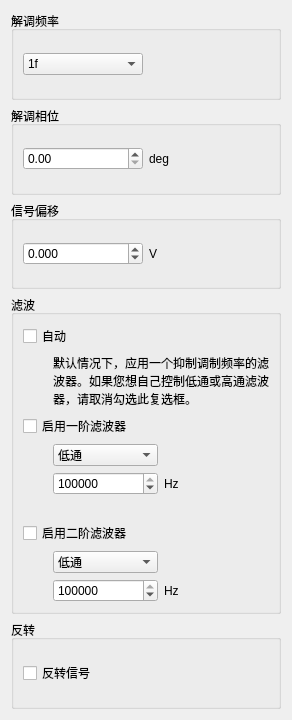
<?xml version="1.0" encoding="UTF-8"?>
<ui version="4.0">
 <class>Form</class>
 <widget class="QWidget" name="Form">
  <property name="geometry">
   <rect>
    <x>0</x>
    <y>0</y>
    <width>292</width>
    <height>720</height>
   </rect>
  </property>
  <property name="sizePolicy">
   <sizepolicy hsizetype="Preferred" vsizetype="Preferred">
    <horstretch>0</horstretch>
    <verstretch>0</verstretch>
   </sizepolicy>
  </property>
  <property name="minimumSize">
   <size>
    <width>100</width>
    <height>100</height>
   </size>
  </property>
  <property name="windowTitle">
   <string>Form</string>
  </property>
  <layout class="QVBoxLayout" name="verticalLayout">
   <item>
    <widget class="QGroupBox" name="groupBox_7">
     <property name="title">
      <string>解调频率</string>
     </property>
     <layout class="QVBoxLayout" name="verticalLayout_13">
      <item>
       <layout class="QHBoxLayout" name="horizontalLayout_5">
        <item>
         <widget class="QComboBox" name="demodulationFrequencyComboBox">
          <property name="styleSheet">
           <string notr="true"/>
          </property>
          <item>
           <property name="text">
            <string>1f</string>
           </property>
          </item>
          <item>
           <property name="text">
            <string>2f</string>
           </property>
          </item>
          <item>
           <property name="text">
            <string>3f</string>
           </property>
          </item>
          <item>
           <property name="text">
            <string>4f</string>
           </property>
          </item>
          <item>
           <property name="text">
            <string>5f</string>
           </property>
          </item>
         </widget>
        </item>
        <item>
         <widget class="QLabel" name="label_5">
          <property name="text">
           <string/>
          </property>
         </widget>
        </item>
       </layout>
      </item>
     </layout>
    </widget>
   </item>
   <item>
    <widget class="QGroupBox" name="groupBox_2">
     <property name="title">
      <string>解调相位</string>
     </property>
     <layout class="QVBoxLayout" name="verticalLayout_3">
      <item>
       <layout class="QHBoxLayout" name="horizontalLayout_4">
        <item>
         <widget class="CustomDoubleSpinBoxNoSign" name="demodulationPhaseSpinBox">
          <property name="maximum">
           <double>360.000000000000000</double>
          </property>
          <property name="singleStep">
           <double>10.000000000000000</double>
          </property>
         </widget>
        </item>
        <item>
         <widget class="QLabel" name="label_3">
          <property name="text">
           <string>deg</string>
          </property>
         </widget>
        </item>
       </layout>
      </item>
     </layout>
    </widget>
   </item>
   <item>
    <widget class="QGroupBox" name="groupBox_6">
     <property name="title">
      <string>信号偏移</string>
     </property>
     <layout class="QHBoxLayout" name="horizontalLayout_7">
      <item>
       <layout class="QHBoxLayout" name="horizontalLayout_3">
        <item>
         <widget class="CustomDoubleSpinBox" name="signalOffsetSpinBox">
          <property name="decimals">
           <number>3</number>
          </property>
          <property name="minimum">
           <double>-1.000000000000000</double>
          </property>
          <property name="maximum">
           <double>1.000000000000000</double>
          </property>
          <property name="singleStep">
           <double>0.100000000000000</double>
          </property>
         </widget>
        </item>
        <item>
         <widget class="QLabel" name="label_4">
          <property name="sizePolicy">
           <sizepolicy hsizetype="Preferred" vsizetype="Preferred">
            <horstretch>0</horstretch>
            <verstretch>0</verstretch>
           </sizepolicy>
          </property>
          <property name="text">
           <string>V</string>
          </property>
         </widget>
        </item>
       </layout>
      </item>
     </layout>
    </widget>
   </item>
   <item>
    <widget class="QGroupBox" name="filtering_group">
     <property name="title">
      <string>滤波</string>
     </property>
     <layout class="QVBoxLayout" name="verticalLayout_2">
      <item>
       <widget class="QCheckBox" name="automaticFilterCheckBox">
        <property name="text">
         <string>自动</string>
        </property>
       </widget>
      </item>
      <item>
       <widget class="QLabel" name="automatic_filtering_enabled">
        <property name="text">
         <string>默认情况下，应用一个抑制调制频率的滤波器。如果您想自己控制低通或高通滤波器，请取消勾选此复选框。</string>
        </property>
        <property name="wordWrap">
         <bool>true</bool>
        </property>
        <property name="indent">
         <number>30</number>
        </property>
       </widget>
      </item>
      <item>
       <widget class="QWidget" name="manualFilterWidget" native="true">
        <layout class="QVBoxLayout" name="verticalLayout_5">
         <property name="leftMargin">
          <number>0</number>
         </property>
         <property name="topMargin">
          <number>0</number>
         </property>
         <property name="rightMargin">
          <number>0</number>
         </property>
         <property name="bottomMargin">
          <number>0</number>
         </property>
         <item>
          <widget class="QCheckBox" name="filter_1_enabled">
           <property name="text">
           <string>启用一阶滤波器</string>
          </property>
          </widget>
         </item>
         <item>
          <layout class="QHBoxLayout" name="horizontalLayout_6">
           <property name="leftMargin">
            <number>30</number>
           </property>
           <item>
            <widget class="QComboBox" name="filter_1_type">
             <item>
              <property name="text">
               <string>低通</string>
              </property>
             </item>
             <item>
              <property name="text">
               <string>高通</string>
              </property>
             </item>
            </widget>
           </item>
           <item>
            <widget class="QLabel" name="label_6">
             <property name="text">
              <string/>
             </property>
            </widget>
           </item>
          </layout>
         </item>
         <item>
          <layout class="QHBoxLayout" name="horizontalLayout">
           <property name="leftMargin">
            <number>30</number>
           </property>
           <item>
            <widget class="CustomSpinBox" name="filter_1_frequency">
             <property name="sizePolicy">
              <sizepolicy hsizetype="Minimum" vsizetype="Fixed">
               <horstretch>0</horstretch>
               <verstretch>0</verstretch>
              </sizepolicy>
             </property>
             <property name="maximum">
              <number>50000000</number>
             </property>
             <property name="value">
              <number>100000</number>
             </property>
            </widget>
           </item>
           <item>
            <widget class="QLabel" name="label">
             <property name="sizePolicy">
              <sizepolicy hsizetype="Preferred" vsizetype="Preferred">
               <horstretch>0</horstretch>
               <verstretch>0</verstretch>
              </sizepolicy>
             </property>
             <property name="text">
              <string>Hz</string>
             </property>
            </widget>
           </item>
          </layout>
         </item>
         <item>
          <spacer name="verticalSpacer_2">
           <property name="orientation">
            <enum>Qt::Vertical</enum>
           </property>
           <property name="sizeType">
            <enum>QSizePolicy::Fixed</enum>
           </property>
           <property name="sizeHint" stdset="0">
            <size>
             <width>20</width>
             <height>20</height>
            </size>
           </property>
          </spacer>
         </item>
         <item>
          <widget class="QCheckBox" name="filter_2_enabled">
           <property name="text">
           <string>启用二阶滤波器</string>
          </property>
          </widget>
         </item>
         <item>
          <layout class="QHBoxLayout" name="horizontalLayout_8">
           <property name="leftMargin">
            <number>30</number>
           </property>
           <item>
            <widget class="QComboBox" name="filter_2_type">
             <item>
              <property name="text">
               <string>低通</string>
              </property>
             </item>
             <item>
              <property name="text">
               <string>高通</string>
              </property>
             </item>
            </widget>
           </item>
           <item>
            <widget class="QLabel" name="label_7">
             <property name="text">
              <string/>
             </property>
            </widget>
           </item>
          </layout>
         </item>
         <item>
          <layout class="QHBoxLayout" name="horizontalLayout_2">
           <property name="leftMargin">
            <number>30</number>
           </property>
           <item>
            <widget class="CustomSpinBox" name="filter_2_frequency">
             <property name="sizePolicy">
              <sizepolicy hsizetype="Minimum" vsizetype="Fixed">
               <horstretch>0</horstretch>
               <verstretch>0</verstretch>
              </sizepolicy>
             </property>
             <property name="maximum">
              <number>50000000</number>
             </property>
             <property name="value">
              <number>100000</number>
             </property>
            </widget>
           </item>
           <item>
            <widget class="QLabel" name="label_2">
             <property name="sizePolicy">
              <sizepolicy hsizetype="Preferred" vsizetype="Preferred">
               <horstretch>0</horstretch>
               <verstretch>0</verstretch>
              </sizepolicy>
             </property>
             <property name="text">
              <string>Hz</string>
             </property>
            </widget>
           </item>
          </layout>
         </item>
        </layout>
       </widget>
      </item>
     </layout>
    </widget>
   </item>
   <item>
    <widget class="QGroupBox" name="groupBox">
     <property name="title">
      <string>反转</string>
     </property>
     <layout class="QVBoxLayout" name="verticalLayout_4">
      <item>
       <widget class="QCheckBox" name="invertCheckBox">
        <property name="text">
         <string>反转信号</string>
        </property>
       </widget>
      </item>
     </layout>
    </widget>
   </item>
  </layout>
 </widget>
 <customwidgets>
  <customwidget>
   <class>CustomDoubleSpinBoxNoSign</class>
   <extends>QDoubleSpinBox</extends>
   <header location="global">spin_box.h</header>
  </customwidget>
  <customwidget>
   <class>CustomSpinBox</class>
   <extends>QSpinBox</extends>
   <header location="global">spin_box.h</header>
  </customwidget>
  <customwidget>
   <class>CustomDoubleSpinBox</class>
   <extends>QDoubleSpinBox</extends>
   <header location="global">spin_box.h</header>
  </customwidget>
 </customwidgets>
 <resources/>
 <connections/>
</ui>
